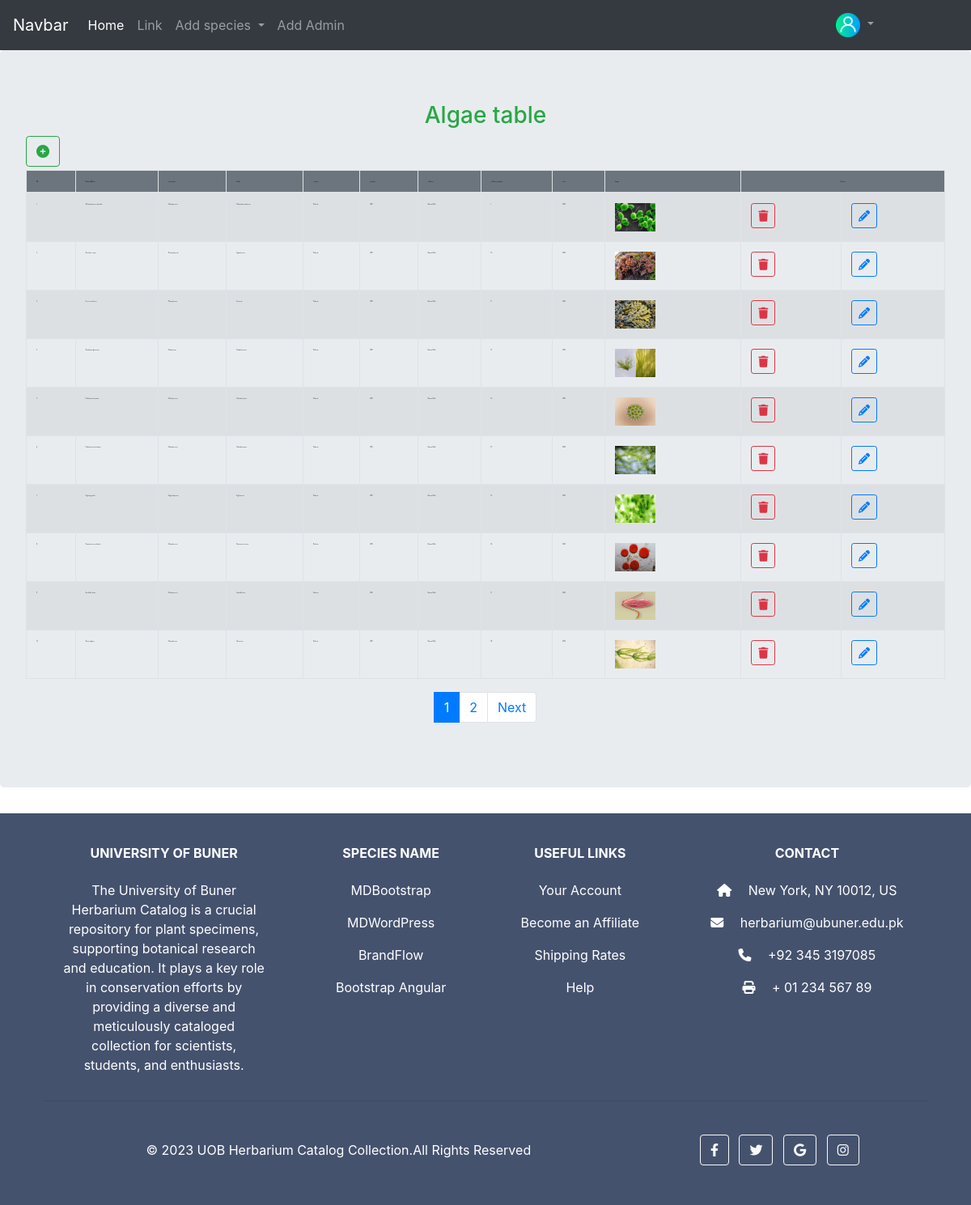
Before: /tables/algae.php (signed in) with the older database file.
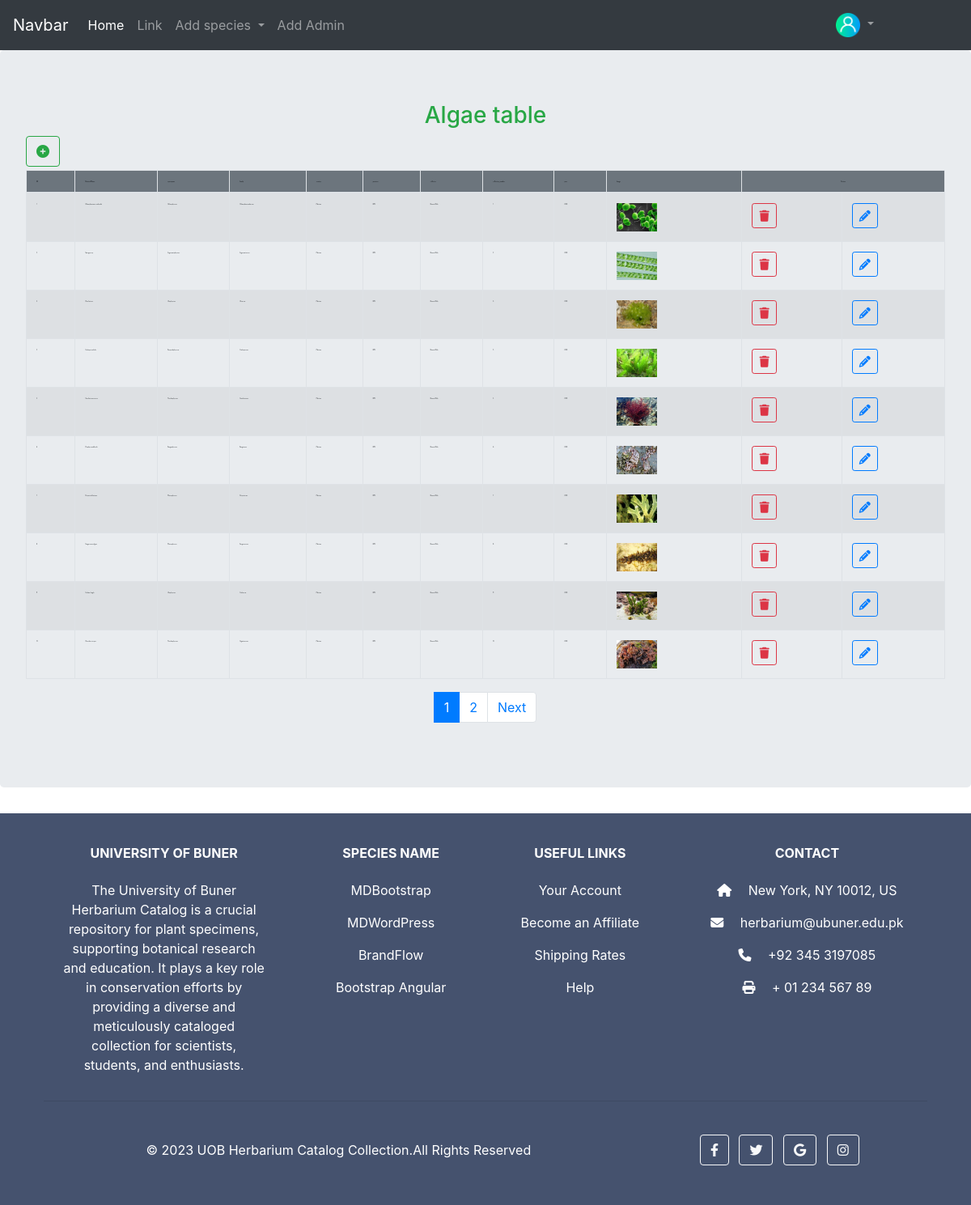
After: the same page with the newer database file.
### tables this page shows
CREATE TABLE `algue` (
  `id` int(11) NOT NULL,
  `botanical` varchar(255) NOT NULL,
  `synonyams` varchar(255) NOT NULL,
  `family` varchar(255) NOT NULL,
  `group` varchar(50) NOT NULL,
  `country` varchar(50) NOT NULL,
  `province` varchar(50) NOT NULL,
  `collector` varchar(50) NOT NULL,
  `collection_number` int(50) NOT NULL,
  `year` varchar(10) NOT NULL,
  `upload_date` date NOT NULL DEFAULT current_timestamp(),
  `description` varchar(255) NOT NULL,
  `picture` varchar(100) NOT NULL
);

### tables/algae.php (called while the page is built, shortened)
<?PHP
include("../header.php");
include("../db_connection/connection.php");
include("../constants.php");
include("./table_function.php");
?>
<?php showTable("algue",$con,$ROOT,"algae")?>
<?php
include("../footer.php");
?>

### functions.php (called while the page is built, shortened)
<?php
function encrypt($simple_string){
$ciphering = "AES-128-CTR";
$options = 0;
$encryption_iv = '1234567891011121';
$encryption_key = "W3docs";
$encryption = openssl_encrypt($simple_string, $ciphering, $encryption_key, $options, $encryption_iv);
return $encryption;
}

### tables/table_function.php (the view, shortened to what this page needs)
<?PHP
include('../functions.php');
function showTable($tableName,$con,$ROOT,$path){
    $arr=encrypt($tableName);
    $arr=urlencode($arr);
?>
<div class="jumbotron">
    <div class="d-flex justify-content-center text-success"><h3><?php echo ucfirst($path); ?> table</h3></div>
    <div class="d-flex justify-content-start">
        <a class="btn btn-outline-success mb-1" href="../<?Php echo $path?>.php">
            <i class="fa fa-plus-circle" aria-hidden="true"></i>
        </a>
    </div>
    <div class="table-responsive-sm">
        <table class="table table-hover table-striped table-bordered table-font">
            <thead class="bg-secondary">
                <th>S#</th>
                <th>Botinical Name</th>
                <th>synonyams</th>
                <th>family</th>
                <th>country</th>
                <th>province</th>
                <th>collector</th>
                <th>collection_number</th>
                <th>year</th>
                <th>Image</th>
                <th colspan="2" style="text-align:center">Actions</th>
            </thead>
            <tbody>
                <?php
    $results_per_page = 10;
    $query = "select *from {$tableName}";
    $result = mysqli_query($con, $query);
    $number_of_result = mysqli_num_rows($result);
    $number_of_page = ceil ($number_of_result / $results_per_page);
    if (!isset ($_GET['page']) || $_GET['page']=="" ) {
        $page = 1;
    } else {
        $page = $_GET['page'];
    }
    $page_first_result = ($page-1) * $results_per_page;
    $query = "SELECT *FROM {$tableName} order by collection_number asc LIMIT ". $page_first_result . ',' . $results_per_page;
    $result = mysqli_query($con, $query);
    $i=0;
    while($row=mysqli_fetch_assoc($result)){
        echo "<tr>
        <td>".++$i."</td>
        <td>".$row['botanical']."</td>
        <td>".$row['synonyams']."</td>
        <td>".$row['family']."</td>
        <td>".$row['country']."</td>
        <td>".$row['province']."</td>
        <td>".$row['collector']."</td>
        <td>".$row['collection_number']."</td>
        <td>".$row['year']."</td>
        <td><img width='50px' height='35px' src='../upload/{$path}/{$row['picture']}'></td>
        <td> <a class='btn btn-sm btn-outline-danger' href='../delete.php?speciesId={$row['id']}&path={$path}&table={$arr}'><i class='fa fa-trash'></i></a></td>
        <td><a class='btn btn-sm btn-outline-primary' href='{$ROOT}/{$path}.php?id={$row['id']}&type=update'><i class='fa fa-pencil'></i></a></td>
        </tr>";
    }
    ?>
            </tbody>
        </table>
    </div>
    <nav aria-label="Page navigation example">
        <ul class="pagination justify-content-center">
            <?php
                             for($i = 1; $i<= $number_of_page; $i++) {
                                if($page==$i){
                                echo '<li class="page-item active"><a class="page-link" href = "'.$path.'.php?page=' . $i . '">' . $i . ' </a></li>';
                                }else{
                                    echo '<li class="page-item "><a class="page-link" href = "'.$path.'.php?page=' . $i . '">' . $i . ' </a></li>';
                                }
                            }
                            ?>
            <li class="page-item">
                <?PHP if($page<$number_of_page){?>
                <a class="page-link" href="<?php echo $path.".php?page=".$page+1; ?>">Next</a>
                <?PHP } ?>
            </li>
        </ul>
    </nav>
</div>
<?PHp  } ?>

### header.php (shortened to what this page needs)
<?php
require("db_connection/connection.php");
include("constants.php");
?>
<!doctype html>
<html lang="en">
  <head>
    <link rel="stylesheet" href="css/style.css">
    <link rel="stylesheet" href="https://cdn.jsdelivr.net/npm/bootstrap@4.6.2/dist/css/bootstrap.min.css">
  <link rel="stylesheet" href="https://cdnjs.cloudflare.com/ajax/libs/font-awesome/6.4.0/css/all.min.css" />
  </head>
  <body>
 <nav class="navbar navbar-expand-lg navbar-dark bg-dark">
  <a class="navbar-brand" href="<?php echo $ROOT."/dashboard.php"?>">Navbar</a>
  <div class="collapse navbar-collapse" id="navbarSupportedContent">
    <ul class="navbar-nav mr-auto">
      <li class="nav-item active">
        <a class="nav-link" href="<?php echo $ROOT."/dashboard.php"?>">Home <span class="sr-only">(current)</span></a>
      </li>
      <li class="nav-item">
        <a class="nav-link">Link</a>
      </li>
      <li class="nav-item dropdown">
        <a class="nav-link dropdown-toggle" href="#" role="button" data-toggle="dropdown" aria-expanded="false">
          Add species
        </a>
      </li>
      <li class="nav-item">
        <?PHP
         $query=mysqli_query($con,"select * from admin where email='{$_SESSION['user']}'");
        $row=mysqli_fetch_assoc($query);
        ?>
        <?PHP
        if($row['role']=='superAdmin'){?>
        <a href="<?PHP echo $ROOT."/addAdmin.php"?>" class="nav-link ">Add Admin</a>
        <?PHP }?>
      </li>
    </ul>
    <form method="post" class="form-inline my-2 d-flex align-items-baseline  my-lg-0">
        <ul class="navbar-nav mr-5 pr-5">
        <li class="nav-item dropdown">
        <a class="nav-link dropdown-toggle" href="#" role="button" data-toggle="dropdown" aria-expanded="false">
           <?PHP
        $row=mysqli_fetch_assoc(mysqli_query($con,"select * from admin where email='{$_SESSION['user']}'"));
        if(isset($row['image'])){
         echo "<image src='upload/user/" . $row['image'] . "' width='30' height='30'>";
       }else{
         echo "<image src='$ROOT./upload/user/default.png' width='30' height='30'>";
        }
        ?>
        </a>
      </li>
        </ul>
    </form>
  </div>
</nav>

### footer.php (shortened to what this page needs)
<div class="">
  <footer class="text-center text-lg-start text-white" style="background-color: #45526e">
    <div class="container p-4 pb-0">
      <section class="">
        <div class="row">
          <div class="col-md-3 col-lg-3 col-xl-3 mx-auto mt-3">
            <h6 class="text-uppercase mb-4 font-weight-bold">
            University of Buner
            </h6>
            <p>
            The University of Buner Herbarium Catalog is a crucial repository for
            plant specimens, supporting botanical research and education.
            It plays a key role in conservation efforts by providing a diverse and
            meticulously cataloged collection for scientists, students, and enthusiasts.
            </p>
          </div>
          <div class="col-md-2 col-lg-2 col-xl-2 mx-auto mt-3">
            <h6 class="text-uppercase mb-4 font-weight-bold">Species Name</h6>
            <p>
              <a class="text-white">MDBootstrap</a>
            </p>
            <p>
              <a class="text-white">MDWordPress</a>
            </p>
            <p>
              <a class="text-white">BrandFlow</a>
            </p>
            <p>
              <a class="text-white">Bootstrap Angular</a>
            </p>
          </div>
          <div class="col-md-3 col-lg-2 col-xl-2 mx-auto mt-3">
            <h6 class="text-uppercase mb-4 font-weight-bold">
              Useful links
            </h6>
            <p>
              <a class="text-white">Your Account</a>
            </p>
            <p>
              <a class="text-white">Become an Affiliate</a>
            </p>
            <p>
              <a class="text-white">Shipping Rates</a>
            </p>
            <p>
              <a class="text-white">Help</a>
            </p>
          </div>
          <div class="col-md-4 col-lg-3 col-xl-3 mx-auto mt-3">
            <h6 class="text-uppercase mb-4 font-weight-bold">Contact</h6>
            <p><i class="fas fa-home mr-3"></i> New York, NY 10012, US</p>
            <p><i class="fas fa-envelope mr-3"></i> herbarium@ubuner.edu.pk</p>
            <p><i class="fas fa-phone mr-3"></i> +92 345 3197085</p>
            <p><i class="fas fa-print mr-3"></i> + 01 234 567 89</p>
          </div>
        </div>
      </section>
      <hr class="my-3">
      <section class="p-3 pt-0">
        <div class="row d-flex align-items-center">
          <div class="col-md-7 col-lg-8 text-center text-md-start">
            <div class="p-3">
              © 2023 UOB Herbarium Catalog Collection.All Rights Reserved
            </div>
          </div>
          <div class="col-md-5 col-lg-4 ml-lg-0 text-center text-md-end">
            <a class="btn btn-outline-light btn-floating m-1" class="text-white" role="button"><i class="fab fa-facebook-f"></i></a>
            <a class="btn btn-outline-light btn-floating m-1" class="text-white" role="button"><i class="fab fa-twitter"></i></a>
            <a class="btn btn-outline-light btn-floating m-1" class="text-white" role="button"><i class="fab fa-google"></i></a>
            <a class="btn btn-outline-light btn-floating m-1" class="text-white" role="button"><i class="fab fa-instagram"></i></a>
          </div>
        </div>
      </section>
    </div>
  </footer>
</div>
  </body>
</html>

### css/style.css (style rules this page uses)
.table-font { font-size: 10%; }

Changed rows visible on the page:
no longer on this page (row edited): algue: picture (picture)
no longer on this page (row edited): algue: picture (picture)
no longer on this page (row edited): algue: picture (picture)
no longer on this page (row edited): algue: picture (picture)
no longer on this page (row edited): algue: picture (picture)
no longer on this page (row edited): algue: picture (picture)
no longer on this page (row edited): algue: picture (picture)
no longer on this page (row edited): algue: picture (picture)
now on this page (row edited): algue: picture (picture)
now on this page (row edited): algue: picture (picture)
now on this page (row edited): algue: picture (picture)
now on this page (row edited): algue: picture (picture)
now on this page (row edited): algue: picture (picture)
now on this page (row edited): algue: picture (picture)
now on this page (row edited): algue: picture (picture)
now on this page (row edited): algue: picture (picture)
